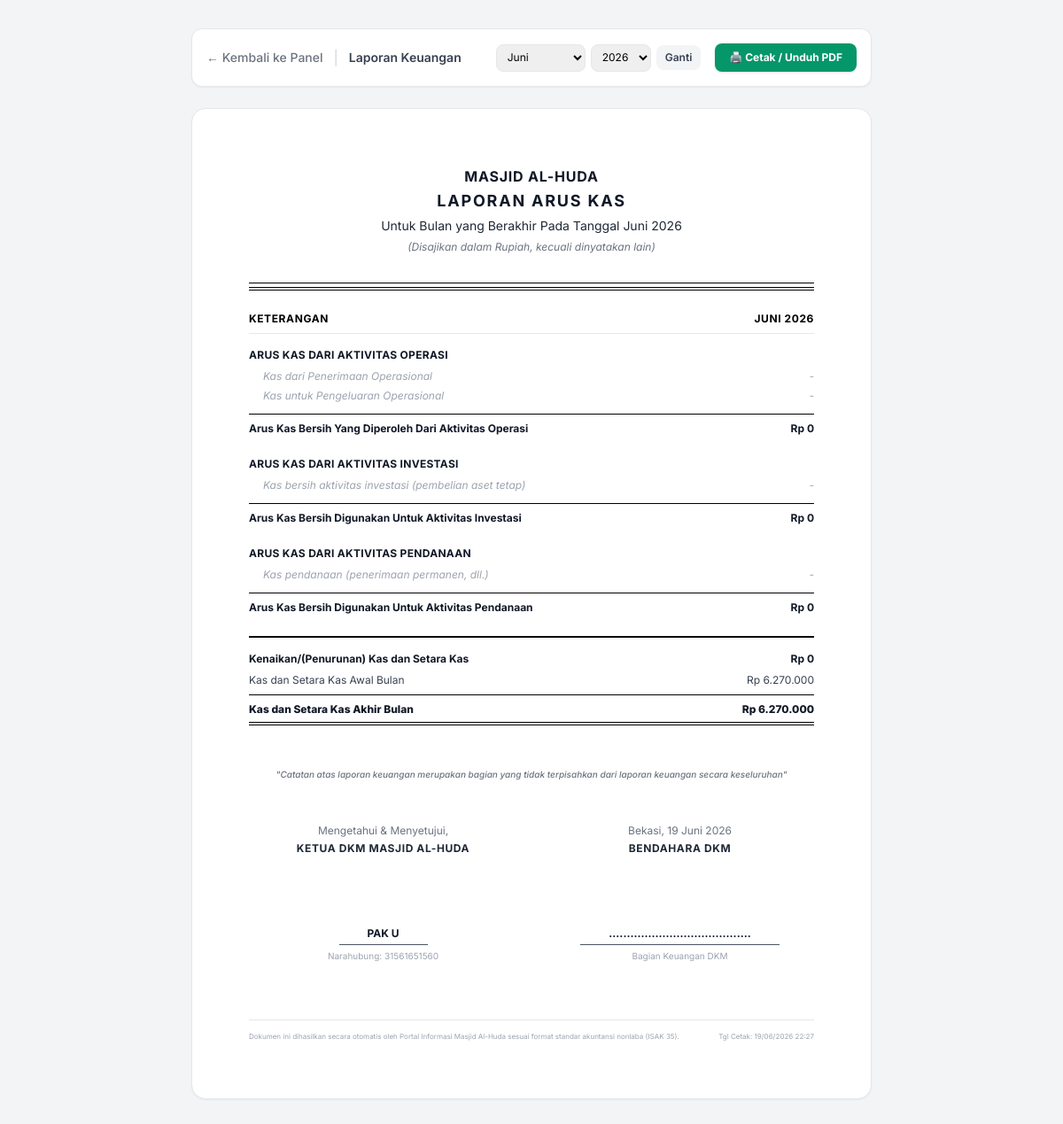
The app's page /laporan/kas/cetak/ (signed in) with its own data.
### core/models.py (models this page shows, shortened)
class Mosque(models.Model):
    name = models.CharField('Nama Masjid', max_length=120)
    address = models.TextField('Alamat', blank=True)
    city = models.CharField('Kota/Kab', max_length=80, blank=True)
    province = models.CharField('Provinsi', max_length=80, blank=True)
    established_date = models.DateField('Tanggal Berdiri', null=True, blank=True)
    land_status = models.CharField('Status Tanah', max_length=120, blank=True)
    deed_number = models.CharField('No. Akta/Surat Wakaf', max_length=120, blank=True)
    npwp = models.CharField('NPWP', max_length=32, blank=True)
    bank_name = models.CharField('Bank Utama', max_length=80, blank=True)
    bank_account = models.CharField('No. Rekening', max_length=80, blank=True)
    website = models.URLField('Website', blank=True)
    logo_url = models.URLField('URL Logo', blank=True)
    about = models.TextField('Tentang Masjid', blank=True)
    contact_phone = models.CharField('Nomor Kontak (WA/Telp)', max_length=50, blank=True)
    email = models.EmailField('Email Resmi', blank=True, null=True)

class Management(models.Model):
    ROLE = [
        ('KET', 'Ketua DKM'),
        ('BEN', 'Bendahara'),
        ('SEK', 'Sekretaris'),
        ('IMAM', 'Imam'),
        ('LAIN', 'Lainnya'),
    ]
    mosque = models.ForeignKey(Mosque, on_delete=models.CASCADE, related_name='management')
    name = models.CharField(max_length=120)
    role = models.CharField(max_length=10, choices=ROLE)
    phone = models.CharField(max_length=50, blank=True)

### core/views.py (the view)
# urls.py: path('laporan/kas/cetak/', views.cashflow_print, name='cashflow_print'),
@login_required
def cashflow_print(request):
    mosque = ensure_mosque()
    now = datetime.datetime.now()
    try:
        year = int(request.GET.get('year', now.year))
        month = int(request.GET.get('month', now.month))
    except ValueError:
        year = now.year
        month = now.month
    first_day_of_month = datetime.date(year, month, 1)
    cf_prev = CashFlow.objects.filter(date__lt=first_day_of_month)
    prev_in = sum(cf.amount for cf in cf_prev if cf.flow_type == 'IN') or 0
    prev_out = sum(cf.amount for cf in cf_prev if cf.flow_type == 'OUT') or 0
    saldo_awal = prev_in - prev_out
    cfs = CashFlow.objects.filter(date__year=year, date__month=month).order_by('date')
    total_in = sum(cf.amount for cf in cfs if cf.flow_type == 'IN') or 0
    total_out = sum(cf.amount for cf in cfs if cf.flow_type == 'OUT') or 0
    saldo_akhir = saldo_awal + total_in - total_out
    ops_in = cfs.filter(category__activity_type='OPERASI', category__flow_type='IN')
    ops_in_list = []
    for cat in CashCategory.objects.filter(activity_type='OPERASI', flow_type='IN'):
        cat_sum = sum(cf.amount for cf in ops_in if cf.category == cat) or 0
        if cat_sum > 0:
            ops_in_list.append({'name': cat.name, 'amount': cat_sum})
    ops_out = cfs.filter(category__activity_type='OPERASI', category__flow_type='OUT')
    ops_out_list = []
    for cat in CashCategory.objects.filter(activity_type='OPERASI', flow_type='OUT'):
        cat_sum = sum(cf.amount for cf in ops_out if cf.category == cat) or 0
        if cat_sum > 0:
            ops_out_list.append({'name': cat.name, 'amount': cat_sum})
    net_ops = sum(x['amount'] for x in ops_in_list) - sum(x['amount'] for x in ops_out_list)
    inv_in = cfs.filter(category__activity_type='INVESTASI', category__flow_type='IN')
    inv_in_list = []
    for cat in CashCategory.objects.filter(activity_type='INVESTASI', flow_type='IN'):
        cat_sum = sum(cf.amount for cf in inv_in if cf.category == cat) or 0
        if cat_sum > 0:
            inv_in_list.append({'name': cat.name, 'amount': cat_sum})
    inv_out = cfs.filter(category__activity_type='INVESTASI', category__flow_type='OUT')
    inv_out_list = []
    for cat in CashCategory.objects.filter(activity_type='INVESTASI', flow_type='OUT'):
        cat_sum = sum(cf.amount for cf in inv_out if cf.category == cat) or 0
        if cat_sum > 0:
            inv_out_list.append({'name': cat.name, 'amount': cat_sum})
    net_inv = sum(x['amount'] for x in inv_in_list) - sum(x['amount'] for x in inv_out_list)
    fin_in = cfs.filter(category__activity_type='PENDANAAN', category__flow_type='IN')
    fin_in_list = []
    for cat in CashCategory.objects.filter(activity_type='PENDANAAN', flow_type='IN'):
        cat_sum = sum(cf.amount for cf in fin_in if cf.category == cat) or 0
        if cat_sum > 0:
            fin_in_list.append({'name': cat.name, 'amount': cat_sum})
    fin_out = cfs.filter(category__activity_type='PENDANAAN', category__flow_type='OUT')
    fin_out_list = []
    for cat in CashCategory.objects.filter(activity_type='PENDANAAN', flow_type='OUT'):
        cat_sum = sum(cf.amount for cf in fin_out if cf.category == cat) or 0
        if cat_sum > 0:
            fin_out_list.append({'name': cat.name, 'amount': cat_sum})
    net_fin = sum(x['amount'] for x in fin_in_list) - sum(x['amount'] for x in fin_out_list)
    net_change = net_ops + net_inv + net_fin
    ketua = Management.objects.filter(role='KET').first()
    bendahara = Management.objects.filter(role='BEN').first()
    month_names = ['Januari', 'Februari', 'Maret', 'April', 'Mei', 'Juni',
                   'Juli', 'Agustus', 'September', 'Oktober', 'November', 'Desember']
    month_name = month_names[month - 1]
    context = {
        'mosque': mosque,
        'cfs': cfs,
        'year': year,
        'month': month,
        'month_name': month_name,
        'saldo_awal': saldo_awal,
        'total_in': total_in,
        'total_out': total_out,
        'saldo_akhir': saldo_akhir,
        'ops_in_list': ops_in_list,
        'ops_out_list': ops_out_list,
        'net_ops': net_ops,
        'inv_in_list': inv_in_list,
        'inv_out_list': inv_out_list,
        'net_inv': net_inv,
        'fin_in_list': fin_in_list,
        'fin_out_list': fin_out_list,
        'net_fin': net_fin,
        'net_change': net_change,
        'ketua': ketua,
        'bendahara': bendahara,
        'print_date': datetime.datetime.now(),
    }
    return render(request, "reports/print_report.html", context)

### core/views.py (called while the page is built)
def ensure_mosque():
    mosque = Mosque.objects.first()
    if not mosque:
        mosque = Mosque.objects.create(
            name="Masjid Al Huda",
            city="Bekasi",
            province="Jawa Barat",
        )
    ensure_categories()
    return mosque

### core/templates/reports/print_report.html (shortened to what this page needs)
{% load humanize %}
<!DOCTYPE html>
<html lang="id">
<head>
  <script src="https://cdn.tailwindcss.com"></script>
</head>
<body class="p-4 sm:p-8">
  <div class="no-print max-w-3xl mx-auto mb-6 bg-white rounded-xl border border-gray-200 p-4 shadow-sm flex items-center justify-between">
    <div class="flex items-center gap-3">
      <a href="{% url 'dashboard' %}" class="text-sm font-medium text-gray-500 hover:text-emerald-700 transition">
        ← Kembali ke Panel
      </a>
      <span class="text-gray-300">|</span>
      <span class="text-sm font-semibold text-gray-700">Laporan Keuangan</span>
    </div>
    <div class="flex items-center gap-2">
      <form method="get" class="flex items-center gap-1.5 mr-2">
        <select name="month" class="border rounded-lg text-xs px-2 py-1.5 focus:outline-none focus:border-emerald-600">
          <option value="6" {% if month == 6 %}selected{% endif %}>Juni</option>
        </select>
        <select name="year" class="border rounded-lg text-xs px-2 py-1.5 focus:outline-none focus:border-emerald-600">
          <option value="2026" {% if year == 2026 %}selected{% endif %}>2026</option>
        </select>
        <button type="submit" class="bg-gray-100 hover:bg-gray-200 text-gray-700 text-xs font-semibold px-2.5 py-1.5 rounded-lg transition">
          Ganti
        </button>
      </form>
      <button onclick="window.print()" class="bg-emerald-600 hover:bg-emerald-700 text-white text-xs font-bold px-4 py-2 rounded-lg transition shadow flex items-center gap-1.5">
        🖨️ Cetak / Unduh PDF
      </button>
    </div>
  </div>
  <div class="max-w-3xl mx-auto bg-white p-8 sm:p-16 rounded-2xl border border-gray-200 shadow-sm print-shadow-none print-p-0 print-border-none">
    <div class="text-center mb-8">
      <h2 class="text-base font-bold text-gray-900 tracking-wider uppercase">{{ mosque.name }}</h2>
      <h1 class="text-lg font-bold text-gray-900 tracking-widest uppercase mt-0.5">Laporan Arus Kas</h1>
      <p class="text-sm text-gray-800 mt-1">Untuk Bulan yang Berakhir Pada Tanggal {{ month_name }} {{ year }}</p>
      <p class="text-xs italic text-gray-500 mt-1.5">(Disajikan dalam Rupiah, kecuali dinyatakan lain)</p>
    </div>
    <div class="border-t border-black mb-1"></div>
    <div class="border-t-4 border-double border-black mb-6"></div>
    <div class="flex justify-between font-bold text-xs uppercase tracking-wider mb-4 border-b border-gray-200 pb-2">
      <span>Keterangan</span>
      <span class="w-32 text-right">{{ month_name }} {{ year }}</span>
    </div>
    <div class="text-xs space-y-6">
      <div>
        <h3 class="font-bold text-gray-900 uppercase tracking-wide mb-2">ARUS KAS DARI AKTIVITAS OPERASI</h3>
        <div class="space-y-1.5 pl-4">
          {% for item in ops_in_list %}
            <div class="flex justify-between text-gray-700">
              <span>Kas dari {{ item.name }}</span>
              <span class="w-32 text-right">Rp {{ item.amount|floatformat:0|intcomma }}</span>
            </div>
          {% empty %}
            <div class="flex justify-between text-gray-400 italic">
              <span>Kas dari Penerimaan Operasional</span>
              <span class="w-32 text-right">-</span>
            </div>
          {% endfor %}
          {% for item in ops_out_list %}
            <div class="flex justify-between text-gray-700">
              <span>Kas untuk {{ item.name }}</span>
              <span class="w-32 text-right">(Rp {{ item.amount|floatformat:0|intcomma }})</span>
            </div>
          {% empty %}
            <div class="flex justify-between text-gray-400 italic">
              <span>Kas untuk Pengeluaran Operasional</span>
              <span class="w-32 text-right">-</span>
            </div>
          {% endfor %}
        </div>
        <div class="flex justify-between font-bold text-gray-900 border-t border-black mt-3 pt-2">
          <span>Arus Kas Bersih Yang Diperoleh Dari Aktivitas Operasi</span>
          <span class="w-32 text-right {% if net_ops < 0 %}text-red-700{% endif %}">
            {% if net_ops < 0 %}(Rp {{ net_ops|stringformat:"d"|slice:"1:"|intcomma }}){% else %}Rp {{ net_ops|floatformat:0|intcomma }}{% endif %}
          </span>
        </div>
      </div>
      <div>
        <h3 class="font-bold text-gray-900 uppercase tracking-wide mb-2">ARUS KAS DARI AKTIVITAS INVESTASI</h3>
        <div class="space-y-1.5 pl-4">
          {% for item in inv_out_list %}
            <div class="flex justify-between text-gray-700">
              <span>Kas untuk {{ item.name }}</span>
              <span class="w-32 text-right">(Rp {{ item.amount|floatformat:0|intcomma }})</span>
            </div>
          {% empty %}
            <div class="flex justify-between text-gray-400 italic">
              <span>Kas bersih aktivitas investasi (pembelian aset tetap)</span>
              <span class="w-32 text-right">-</span>
            </div>
          {% endfor %}
        </div>
        <div class="flex justify-between font-bold text-gray-900 border-t border-black mt-3 pt-2">
          <span>Arus Kas Bersih Digunakan Untuk Aktivitas Investasi</span>
          <span class="w-32 text-right {% if net_inv < 0 %}text-red-700{% endif %}">
            {% if net_inv < 0 %}(Rp {{ net_inv|stringformat:"d"|slice:"1:"|intcomma }}){% else %}Rp {{ net_inv|floatformat:0|intcomma }}{% endif %}
          </span>
        </div>
      </div>
      <div>
        <h3 class="font-bold text-gray-900 uppercase tracking-wide mb-2">ARUS KAS DARI AKTIVITAS PENDANAAN</h3>
        <div class="space-y-1.5 pl-4">
          {% for item in fin_out_list %}
            <div class="flex justify-between text-gray-700">
              <span>Kas untuk {{ item.name }}</span>
              <span class="w-32 text-right">(Rp {{ item.amount|floatformat:0|intcomma }})</span>
            </div>
          {% empty %}
            <div class="flex justify-between text-gray-400 italic">
              <span>Kas pendanaan (penerimaan permanen, dll.)</span>
              <span class="w-32 text-right">-</span>
            </div>
          {% endfor %}
        </div>
        <div class="flex justify-between font-bold text-gray-900 border-t border-black mt-3 pt-2">
          <span>Arus Kas Bersih Digunakan Untuk Aktivitas Pendanaan</span>
          <span class="w-32 text-right {% if net_fin < 0 %}text-red-700{% endif %}">
            {% if net_fin < 0 %}(Rp {{ net_fin|stringformat:"d"|slice:"1:"|intcomma }}){% else %}Rp {{ net_fin|floatformat:0|intcomma }}{% endif %}
          </span>
        </div>
      </div>
      <div class="pt-4 border-t-2 border-black space-y-2">
        <div class="flex justify-between font-bold text-gray-900">
          <span>Kenaikan/(Penurunan) Kas dan Setara Kas</span>
          <span class="w-32 text-right {% if net_change < 0 %}text-red-700{% endif %}">
            {% if net_change < 0 %}(Rp {{ net_change|stringformat:"d"|slice:"1:"|intcomma }}){% else %}Rp {{ net_change|floatformat:0|intcomma }}{% endif %}
          </span>
        </div>
        <div class="flex justify-between text-gray-700">
          <span>Kas dan Setara Kas Awal Bulan</span>
          <span class="w-32 text-right">Rp {{ saldo_awal|floatformat:0|intcomma }}</span>
        </div>
        <div class="flex justify-between font-extrabold text-gray-900 border-t border-black border-b-4 border-double pt-2 pb-1.5 mb-2">
          <span>Kas dan Setara Kas Akhir Bulan</span>
          <span class="w-32 text-right">Rp {{ saldo_akhir|floatformat:0|intcomma }}</span>
        </div>
      </div>
    </div>
    <div class="text-center text-[10px] text-gray-500 font-medium italic mt-12 mb-12">
      "Catatan atas laporan keuangan merupakan bagian yang tidak terpisahkan dari laporan keuangan secara keseluruhan"
    </div>
    <div class="grid grid-cols-2 gap-8 text-center text-xs mt-12">
      <div>
        <span class="text-gray-500 block mb-1">Mengetahui & Menyetujui,</span>
        <span class="font-bold text-gray-800 block uppercase tracking-wider mb-20">Ketua DKM {{ mosque.name }}</span>
        <div class="inline-block border-b border-gray-600 px-8 pb-1 font-bold text-gray-900 uppercase">
          {{ ketua.name|default:"........................................" }}
        </div>
        <div class="text-[10px] text-gray-400 mt-1">
          {% if ketua.phone %}Narahubung: {{ ketua.phone }}{% else %}Pengurus Utama DKM{% endif %}
        </div>
      </div>
      <div>
        <span class="text-gray-500 block mb-1">{{ mosque.city|default:"Bekasi" }}, {{ print_date|date:"d F Y" }}</span>
        <span class="font-bold text-gray-800 block uppercase tracking-wider mb-20">Bendahara DKM</span>
        <div class="inline-block border-b border-gray-600 px-8 pb-1 font-bold text-gray-900 uppercase">
          {{ bendahara.name|default:"........................................" }}
        </div>
        <div class="text-[10px] text-gray-400 mt-1">
          {% if bendahara.phone %}Narahubung: {{ bendahara.phone }}{% else %}Bagian Keuangan DKM{% endif %}
        </div>
      </div>
    </div>
    <div class="mt-16 pt-3 border-t border-gray-200 flex justify-between text-[8px] text-gray-400">
      <span>Dokumen ini dihasilkan secara otomatis oleh Portal Informasi {{ mosque.name }} sesuai format standar akuntansi nonlaba (ISAK 35).</span>
      <span>Tgl Cetak: {{ print_date|date:"d/m/Y H:i" }}</span>
    </div>
  </div>
</body>
</html>

### core/templates/reports/print_report.html (style rules this page uses)
body { font-family: 'Inter', sans-serif; background-color: #f3f4f6; }

### records on screen
Mosque: name "MASJID AL-HUDA", city "Bekasi", name "Masjid Al-Huda"
Management: name "PAK U", phone "31561651560"

### other values on screen
{{ month_name }} "Juni"
{{ year }} "2026"
{{ month_name }} "JUNI"
{{ net_ops|floatformat:0|intcomma }} "0"
{{ net_inv|floatformat:0|intcomma }} "0"
{{ net_fin|floatformat:0|intcomma }} "0"
{{ net_change|floatformat:0|intcomma }} "0"
{{ saldo_awal|floatformat:0|intcomma }} "6.270.000"
{{ saldo_akhir|floatformat:0|intcomma }} "6.270.000"
{{ bendahara.name|default:"........................................" }} "........................................"
